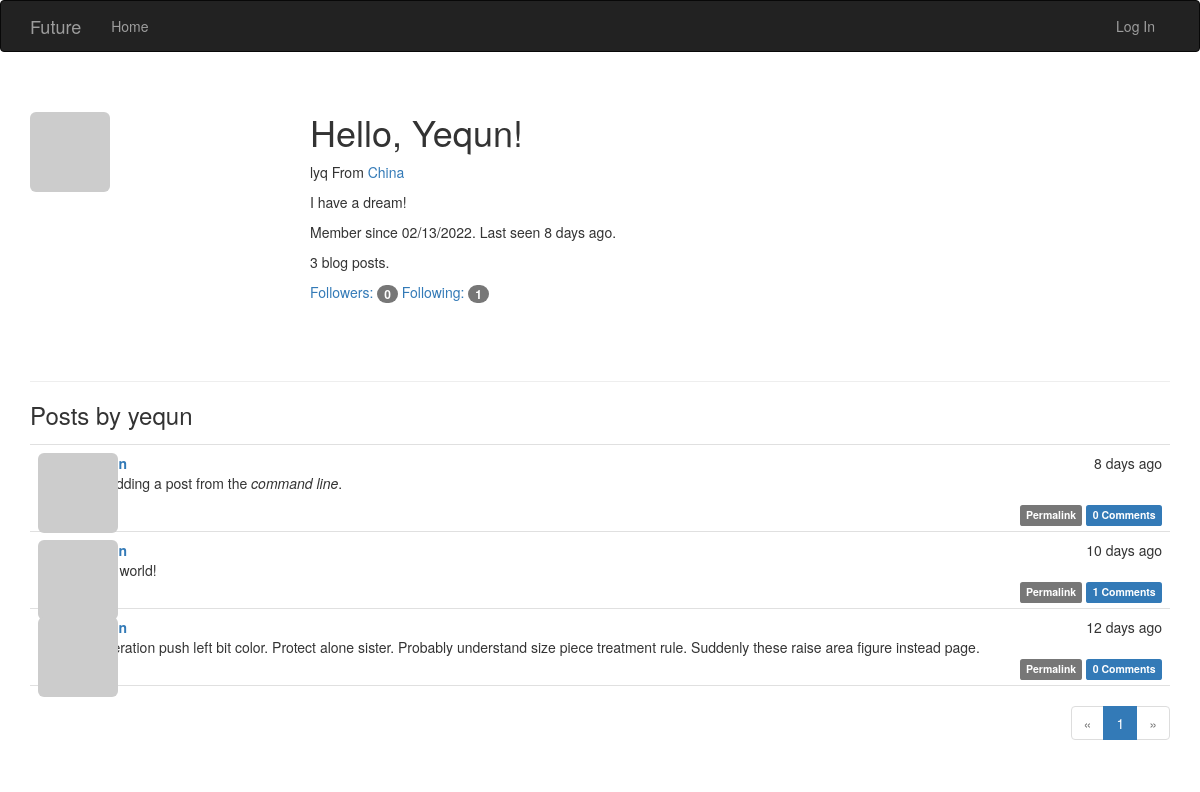
Page /user/yequn on the earlier database version.
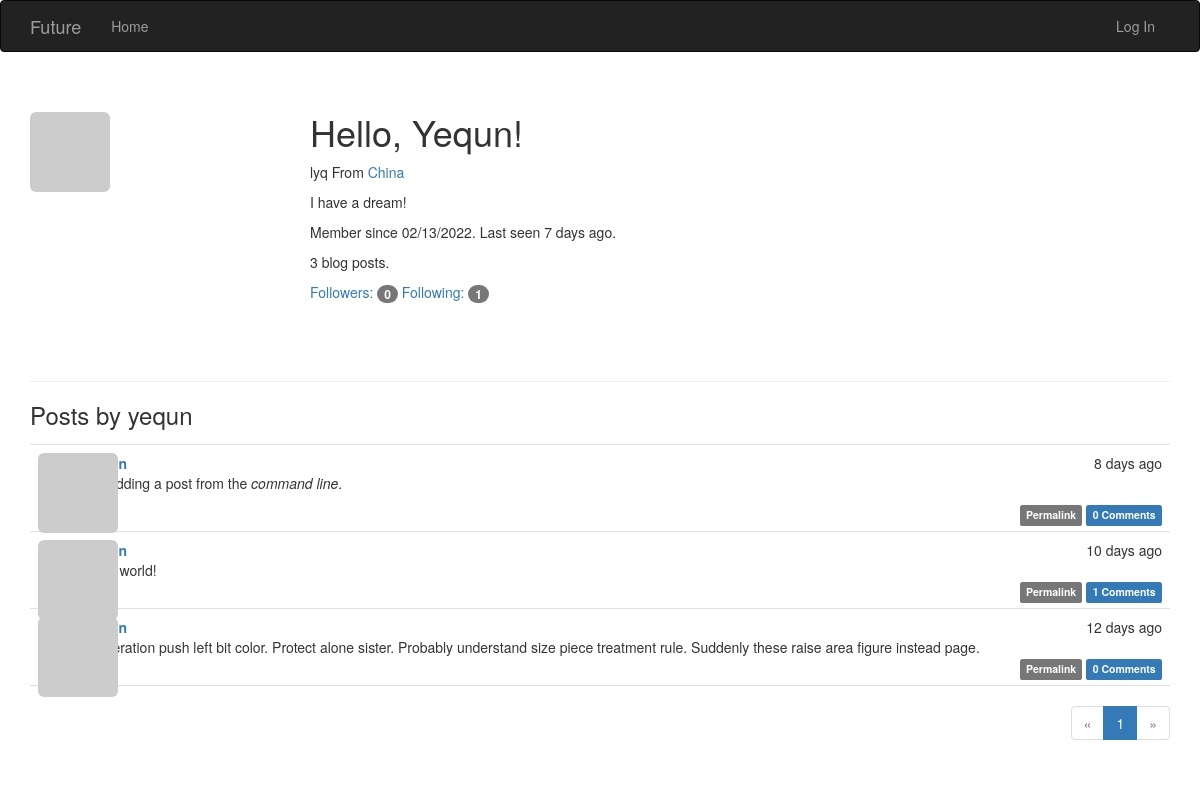
Same page on the later database version.
### app/models.py (models this page shows, shortened)
class User(db.Model, UserMixin):
    __tablename__ = 'users'
    id = db.Column(db.Integer, primary_key=True)
    email = db.Column(db.String(64), unique=True, index=True)
    username = db.Column(db.String(64), unique=True, index=True)
    password_hash = db.Column(db.String(128))
    role_id = db.Column(db.Integer, db.ForeignKey('roles.id'))
    confirmed = db.Column(db.Boolean, default=False)
    name = db.Column(db.String(64))
    location = db.Column(db.String(64))
    about_me = db.Column(db.Text())
    member_since = db.Column(db.DateTime(), default=datetime.utcnow)
    last_seen = db.Column(db.DateTime(), default=datetime.utcnow)
    avatar_hash = db.Column(db.String(32))
    posts = db.relationship('Post', backref='author', lazy='dynamic')
    followed = db.relationship('Follow',
                               foreign_keys=[Follow.follower_id],
                               backref=db.backref('follower', lazy='joined'),
                               lazy='dynamic',
                               cascade='all, delete-orphan')
    followers = db.relationship('Follow',
                               foreign_keys=[Follow.followed_id],
                               backref=db.backref('followed', lazy='joined'),
                               lazy='dynamic',
                               cascade='all, delete-orphan')
    comments = db.relationship('Comment', backref='author', lazy='dynamic')
    @property
    def password(self):
        raise AttributeError('password is not a readable')
    def gravatar_hash(self):
        return hashlib.md5(self.email.lower().encode('utf-8')).hexdigest()
    def gravatar(self, size=100, default='identicon', rating='g'):
        if request.is_secure:
            url = 'https://secure.gravatar.com/avatar'
        else:
            url = 'http://www.gravatar.com/avatar'
        hash = self.avatar_hash or self.gravatar_hash()
        return '{url}/{hash}?s={size}&d={default}&r={rating}'.format(
            url=url, hash=hash, size=size, default=default, rating=rating)

### app/main/views.py (the view)
@main.route('/user/<username>')
def user(username):
    user = User.query.filter_by(username=username).first_or_404()
    page = request.args.get('page', 1, type=int)
    pagination = user.posts.order_by(Post.timestamp.desc()).paginate(
        page, per_page=current_app.config['FUTURE_POSTS_PER_PAGE'],
        error_out=False)
    posts = pagination.items
    return render_template('user.html', user=user, posts=posts, pagination=pagination)

### app/auth/views.py (called while the page is built)
@auth.before_app_request
def before_request():
    if current_user.is_authenticated:
        current_user.ping()
        if not current_user.confirmed \
                and request.endpoint \
                and request.blueprint != 'auth' \
                and request.endpoint != 'static':
            return redirect(url_for('auth.unconfirmed'))

### app/main/__init__.py (called while the page is built)
@main.app_context_processor
def inject_permissions():
    return dict(Permission=Permission)

### app/main/views.py (called while the page is built)
@main.after_app_request
def after_request(response):
    for query in get_debug_queries():
        if query.duration >= current_app.config['FUTURE_SLOW_DB_QUERY_TIME']:
            current_app.logger.warning('Slow query: %s\nParameters: %s\nDuration: %fs\nContext: %s\n'
                                       % (query.statement, query.parameters, query.duration, query.context))
    return response

### app/models.py (called while the page is built)
    def can(self, permissions):
        return False

    def is_administrator(self):
        return False

### app/templates/user.html (shortened to what this page needs)
{% extends "base.html" %}
{% import "_macros.html" as macros %}
{% block page_content %}
<div class="page-header">
    <img class="img-rounded profile-thumbnail" src="{{ user.gravatar(size=256) }}">
    <div class="profile-header">
        <h1>Hello, {{ user.username|capitalize }}!</h1>
        {% if user.name or user.location %}
            <p>
                {% if user.name %}{{ user.name }}{% endif %}
                {% if user.location %}
                    From <a href="http://maps.goole.com/?q={{ user.location }}">
                    {{ user.location }}
                </a>
                {% endif %}
            </p>
        {% endif %}
        {% if user.about_me %}<p>{{ user.about_me }}</p>{% endif %}
        <p>
            Member since {{ moment(user.member_since).format('L') }}. Last seen {{ moment(user.last_seen).fromNow() }}.
        </p>
        <p>{{ user.posts.count() }} blog posts.</p>
        <p>
            <a href="{{ url_for('.followers', username=user.username) }}">Followers: <span class="badge">{{ user.followers.count() - 1 }}</span></a>
            <a href="{{ url_for('.followed_by', username=user.username) }}">Following: <span class="badge">{{ user.followed.count() - 1}}</span></a>
        </p>
    </div>
</div>
<h3>Posts by {{ user.username }}</h3>
    {% include '_posts.html' %}
{% if pagination %}
<div class="pagination">
    {{ macros.pagination_widget(pagination, '.user', username=user.username) }}
</div>
{% endif %}
{% endblock %}

Differences in the rows shown:
changed User "Yequn": last_seen "8 days ago" → "7 days ago"
